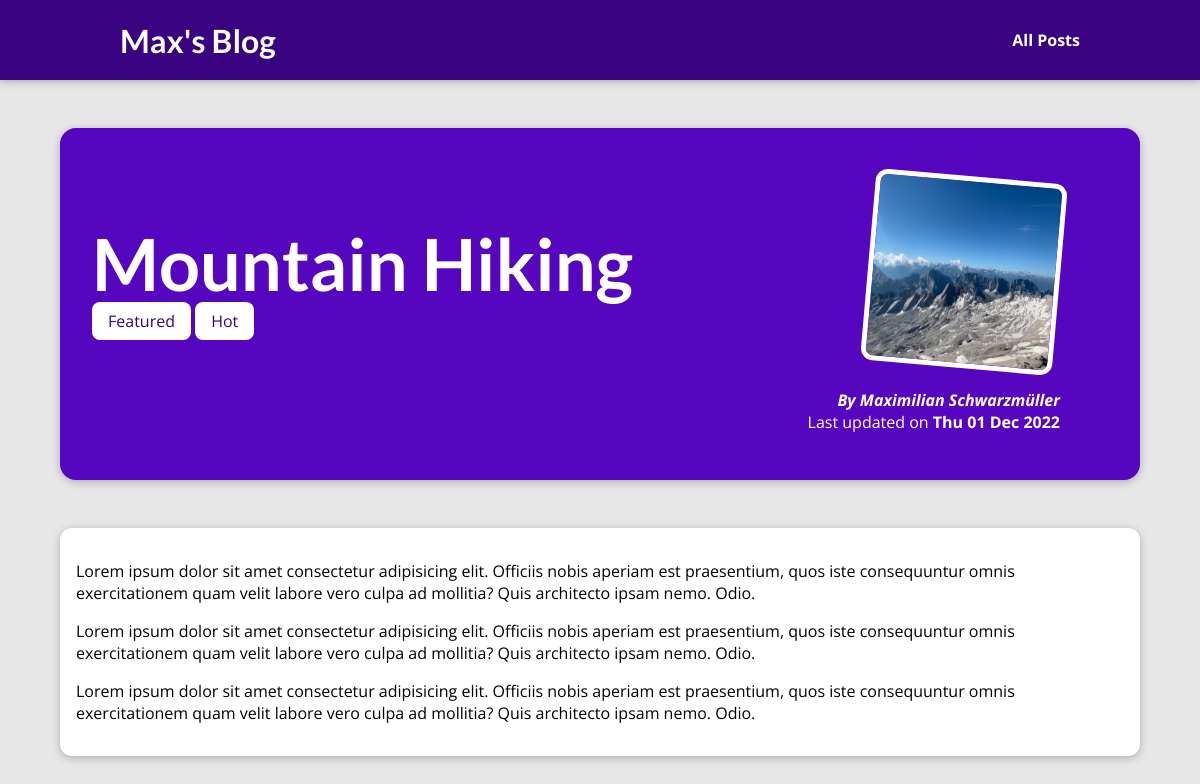
Screenshot of /blog/posts/mountain-hiking with the database file from the repository.
### blog/models.py (models this page shows, shortened)
class Post(models.Model):
    title = models.CharField(max_length=50)
    excerpt = models.CharField(max_length=200)
    image_name = models.CharField(max_length=50)
    date = models.DateField(auto_now=True)
    slug = models.SlugField(null=False, unique=True)
    content = models.TextField()
    tags = models.ManyToManyField(
        Tag, blank=True, null=True, related_name="posts")
    author = models.ForeignKey(
        Author, on_delete=models.CASCADE, null=False, related_name="posts")

class Tag(models.Model):
    caption = models.CharField(max_length=20, unique=True)

class Author(models.Model):
    first_name = models.CharField(max_length=30)
    last_name = models.CharField(max_length=30)
    email_address = models.EmailField()
    def __str__(self):
        return f"{self.first_name} {self.last_name}"

### blog/views.py (the view)
# urls.py: path("blog/posts/<slug:slug>", views.post_detail, name="post-detail-page"),
def post_detail(request, slug):
    identified_post = get_object_or_404(Post, slug=slug)
    return render(request, "blog/post-detail.html", {
        "post": identified_post,
        "post_tags": identified_post.tags.all()
    })

### blog/templates/blog/post-detail.html (shortened to what this page needs)
{% extends "base.html" %}
{% load static %}
{% block css_files %}
    <link rel="stylesheet" href="{% static 'blog/post-detail.css' %}"/>
{% endblock css_files %}
{% block content %}
    <section id="summary">
        <h2>{{ post.title }}</h2>
        <div>
            {% for tag in post_tags %}<span class="tag">{{ tag.caption }}</span> {% endfor %}
        </div>
        <article>
            <img src="{% static "blog/images/"|add:post.image_name %}"
                 alt="{{ post.title }}"/>
            <address>By <a href="mailto:{{ post.author.email_address }}">{{ post.author|title }}</a></address>
            <div>
                Last updated on <time>{{ post.date|date:"D d M Y" }}</time>
            </div>
        </article>
    </section>
    <main>
        {{ post.content|linebreaks }}
    </main>
{% endblock content %}

### static/app.css (style rules this page uses)
* { box-sizing: border-box; }
html { font-family: 'Open Sans', 'Lato', sans-serif; }
body { margin: 0; }
h1, h2, h3 { font-family: 'Lato', sans-serif; font-weight: bold; }

### blog/static/blog/post-detail.css (style rules this page uses)
body { background-color: #e7e7e7; }
#summary { margin: 8rem auto 3rem auto; padding: 2rem; width: 90%; max-width: 90rem; border-radius: 16px; background-color: #5706c0; position: relative; box-shadow: 0 2px 8px rgba(0, 0, 0, 0.25); height: 22rem; }
#summary h2 { color: white; font-size: 4.5rem; margin-bottom: 0.25rem; }
#summary article { position: absolute; top: 2rem; right: 3rem; padding: 1rem 2rem; border-radius: 12px; text-align: right; color: white; }
#summary article img { width: 12rem; height: 12rem; border-radius: 12px; transform: rotateZ(5deg); border: 5px solid white; margin-bottom: 1rem; }
#summary address { font-weight: bold; }
#summary a { color: white; text-decoration: none; }
#summary time { font-weight: bold; }
main { width: 90%; max-width: 90rem; margin: 3rem auto; background-color: white; padding: 1rem; border-radius: 12px; box-shadow: 0 2px 8px rgba(0, 0, 0, 0.25); }
.tag { background-color: white; color:#390281; padding: 0.5rem 1rem; border-radius: 8px; }

### rows the page displays
Post: title "Mountain Hiking", image_name (picture), author "Maximilian Schwarzmüller", date "Thu 01 Dec 2022", content "Lorem ipsum dolor sit amet consectetur adipisicing elit. Officiis nobis aperiam est praesentium, quos iste consequuntur omnis exercitationem quam velit labore vero culpa ad mollitia? Quis architecto ipsam nemo. Odio. Lorem ipsum dolor sit amet consectetur adipisicing elit. Officiis nobis aperiam est praesentium, quos iste consequuntur omnis exercitationem quam velit labore vero culpa ad mollitia? Quis architecto ipsam nemo. Odio. Lorem ipsum dolor sit amet consectetur adipisicing elit. Officiis nobis aperiam est praesentium, quos iste consequuntur omnis exercitationem quam velit labore vero culpa ad mollitia? Quis architecto ipsam nemo. Odio."
Tag: caption "Featured"
Tag: caption "Hot"
